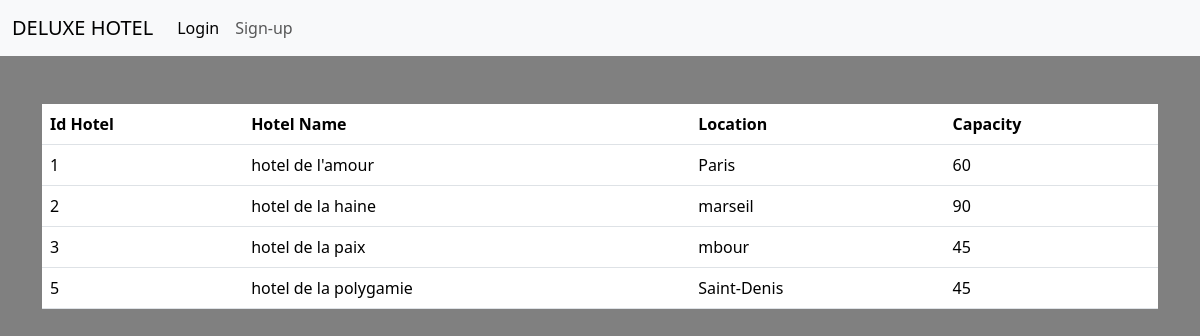
/hotel/admin/hotel_list.php, run on the app's committed database.
### tables this page shows
CREATE TABLE `hotels` (
  `id_hotel` int(11) NOT NULL,
  `hotel_name` varchar(50) NOT NULL,
  `location` varchar(100) NOT NULL,
  `capacity` int(11) NOT NULL
);

### hotel/model/functions.php (called while the page is built, shortened)
<?php
function hotelList(){
    $db = dbConnexion();
    $request = $db->prepare("SELECT * FROM hotels");
    $listHotel = null;
    try{
        $request->execute();
        $listHotel = $request->fetchAll(PDO::FETCH_ASSOC);
    }catch(PDOException $e){
        $e->getMessage();
    }
    return $listHotel;
}

### hotel/admin/hotel_list.php (the view)
<?php include_once "../inc/header.php";
      include_once "../model/functions.php";
      $listHotel = hotelList();
?>
<div class="container">
      <table class="table">
            <thead>
                  <tr>
                        <th>Id Hotel</th>
                        <th>Hotel Name</th>
                        <th>Location</th>
                        <th>Capacity</th>
                  </tr>
            </thead>
            <tbody>
                  <?php foreach($listHotel as $hotel){ ?>
                        <tr>
                              <td><?= $hotel['id_hotel'] ?></td>
                              <td><?= $hotel['hotel_name'] ?></td>
                              <td><?= $hotel['location'] ?></td>
                              <td><?= $hotel['capacity'] ?></td>
                        </tr>
                  <?php } ?>
            </tbody>
      </table>
</div>
<?php include_once "../inc/footer.php"; ?>

### data on the page
hotels: id_hotel "1", hotel_name "hotel de l'amour", location "Paris", capacity "60"
hotels: id_hotel "2", hotel_name "hotel de la haine", location "marseil", capacity "90"
hotels: id_hotel "3", hotel_name "hotel de la paix", location "mbour", capacity "45"
hotels: id_hotel "5", hotel_name "hotel de la polygamie", location "Saint-Denis", capacity "45"
